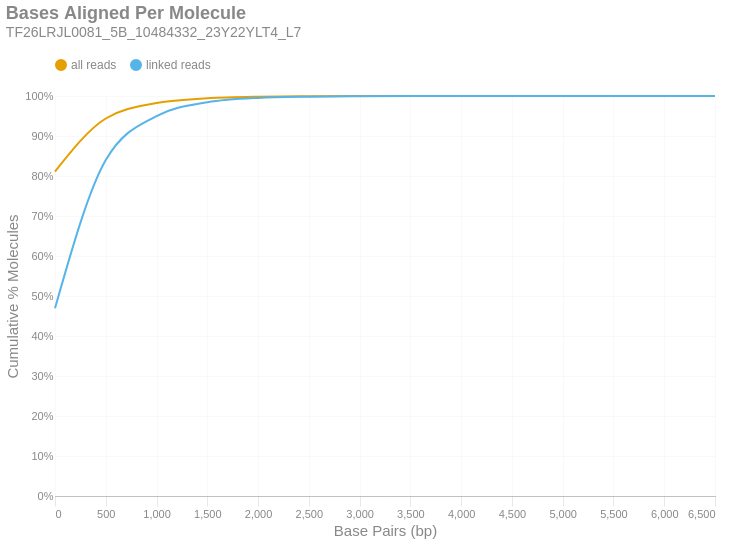

Source (notebook cell):
### Markdown cell above
### Bases Aligned Per Molecule
This is a cumulative frequency distribution showing the number of base pairs aligned per unique molecule. These data are shown in 500 bp bins. There are two distributions: one with `all reads` (yellow) and another with only `linked reads` (blue). The percent of molecules in the `linked reads` distribution is relative to the total number of linked molecules.

### Code cell
if SKIPLR:
    print_html(f"Skipped")
else:
    binned_df = consolidated_hist(valids['aligned_bp'], mask, 500, True)
    with SafeRender(binned_df):
        (
            density_plot(binned_df, 'Bases Aligned Per Molecule', samplename, 'basesper')
            .encode(
                x=alt.X('bin:Q', title="Base Pairs (bp)").axis(tickMinStep=500).scale(padding=0),
                y=alt.Y('value:Q', title='Cumulative % Molecules')
                    .axis(format='%')
                    .scale(domain = [0,1])
                    .stack(False),
                color=alt.Color("key:N").scale(domain = ["all reads", "linked reads"]),
                tooltip = [
                    alt.Tooltip("key:N", title = "Data Type"),
                    alt.Tooltip("range_label:N", title="Bases Aligned Per Molecule"),
                    alt.Tooltip("value:Q", format = ".2%", title="% Molecules (Cum.)")
                ]
            )
        ).display()

### Figure 1 — Vega-Lite specification as saved in the notebook (floating-point values rounded to 4 significant figures)
{"width": "container", "height": 400, "config": {"title": {"anchor": "start", "dy": -15, "fontSize": 18, "color": "#888888", "subtitleColor": "#888888", "subtitleFontSize": 14}, "arc": {"fill": "#0072B2"}, "axis": {"domainColor": "#888888", "domainWidth": 0.5, "gridWidth": 0.2, "grid": false, "titleFontWeight": 400, "titleFontSize": 15, "labelFontSize": 11, "labelColor": "#888888", "tickColor": "#888888", "tickWidth": 0.2, "titleColor": "#888888"}, "axisBand": {"grid": false}, "axisX": {"grid": true, "tickSize": 10, "domainCap": "round"}, "axisY": {"domain": false, "grid": true, "tickSize": 0, "domainCap": "round"}, "background": "transparent", "header": {"labelFontSize": 15, "labelColor": "#888888", "titleFontSize": 15, "titleFontWeight": 600, "titleColor": "#888888"}, "legend": {"labelFont": "sans-serif", "labelFontSize": 12, "labelColor": "#888888", "symbolSize": 100, "symbolType": "circle", "titleFontSize": 12, "titlePadding": 10, "titleColor": "#888888", "title": null, "orient": "top"}, "range": {"category": ["#E69F00", "#56B4E9", "#009E73", "#F0E442", "#0072B2", "#D55E00", "#CC79A7", "#000000"], "diverging": ["#cfe8f3", "#a2d4ec", "#73bfe2", "#46abdb", "#1696d2", "#12719e"]}, "area": {"fill": "#0072B2", "fillOpacity": 0.7, "line": true, "strokeOpacity": 0.7}, "line": {"color": "#0072B2", "stroke": "#0072B2", "strokeWidth": 2}, "trail": {"color": "#0072B2", "stroke": "#0072B2", "strokeWidth": 0, "size": 1}, "point": {"filled": true, "fillOpacity": 1.0, "size": 95}, "text": {"color": "#888888", "fontSize": 11, "align": "right", "fontWeight": 400, "size": 11}, "bar": {"fill": "#0072B2", "stroke": null}, "view": {"stroke": null, "continuousWidth": 660, "continuousHeight": 400}}, "data": {"name": "data-2b472d792b44d717f77f05acbb1a6d02"}, "mark": {"type": "line", "interpolate": "monotone", "point": {"opacity": 0, "size": 275}}, "encoding": {"color": {"field": "key", "scale": {"domain": ["all reads", "linked reads"]}, "type": "nominal"}, "tooltip": [{"field": "key", "title": "Data Type", "type": "nominal"}, {"field": "range_label", "title": "Bases Aligned Per Molecule", "type": "nominal"}, {"field": "value", "format": ".2%", "title": "% Molecules (Cum.)", "type": "quantitative"}], "x": {"axis": {"tickMinStep": 500}, "field": "bin", "scale": {"padding": 0}, "title": "Base Pairs (bp)", "type": "quantitative"}, "y": {"axis": {"format": "%"}, "field": "value", "scale": {"domain": [0, 1]}, "stack": false, "title": "Cumulative % Molecules", "type": "quantitative"}}, "params": [{"name": "param_c36ac31b6afebe62", "select": {"type": "point", "fields": ["key"]}, "bind": "legend"}], "title": {"text": "Bases Aligned Per Molecule", "subtitle": "TF26LRJL0081_5B_10484332_23Y22YLT4_L7"}, "transform": [{"fold": ["all reads (cumsum)", "linked reads (cumsum)"]}, {"calculate": "replace(datum.key, ' (cumsum)', '')", "as": "key"}, {"filter": {"param": "param_c36ac31b6afebe62"}}], "usermeta": {"embedOptions": {"downloadFileName": "TF26LRJL0081_5B_10484332_23Y22YLT4_L7.basesper"}}, "$schema": "https://vega.github.io/schema/vega-lite/v6.4.1.json", "datasets": {"data-2b472d792b44d717f77f05acbb1a6d02": [{"bin": "0.0", "interval": "0.0-500.0", "all reads": 0.8111, "linked reads": 0.4695, "all reads (cumsum)": 0.8111, "linked reads (cumsum)": 0.4695, "range_label": "0-499"}, {"bin": "500.0", "interval": "500.0-1000.0", "all reads": 0.1327, "linked reads": 0.3703, "all reads (cumsum)": 0.9438, "linked reads (cumsum)": 0.8398, "range_label": "500-999"}, {"bin": "1000.0", "interval": "1000.0-1500.0", "all reads": 0.03863, "linked reads": 0.1101, "all reads (cumsum)": 0.9824, "linked reads (cumsum)": 0.9498, "range_label": "1000-1499"}, {"bin": "1500.0", "interval": "1500.0-2000.0", "all reads": 0.01204, "linked reads": 0.03437, "all reads (cumsum)": 0.9945, "linked reads (cumsum)": 0.9842, "range_label": "1500-1999"}, {"bin": "2000.0", "interval": "2000.0-2500.0", "all reads": 0.003882, "linked reads": 0.01108, "all reads (cumsum)": 0.9983, "linked reads (cumsum)": 0.9953, "range_label": "2000-2499"}, {"bin": "2500.0", "interval": "2500.0-3000.0", "all reads": 0.001089, "linked reads": 0.00311, "all reads (cumsum)": 0.9994, "linked reads (cumsum)": 0.9984, "range_label": "2500-2999"}, {"bin": "3000.0", "interval": "3000.0-3500.0", "all reads": 0.000368, "linked reads": 0.00105, "all reads (cumsum)": 0.9998, "linked reads (cumsum)": 0.9994, "range_label": "3000-3499"}, {"bin": "3500.0", "interval": "3500.0-4000.0", "all reads": 0.0001295, "linked reads": 0.0003695, "all reads (cumsum)": 0.9999, "linked reads (cumsum)": 0.9998, "range_label": "3500-3999"}, {"bin": "4000.0", "interval": "4000.0-4500.0", "all reads": 4.344e-05, "linked reads": 0.000124, "all reads (cumsum)": 1.0, "linked reads (cumsum)": 0.9999, "range_label": "4000-4499"}, {"bin": "4500.0", "interval": "4500.0-5000.0", "all reads": 1.704e-05, "linked reads": 4.862e-05, "all reads (cumsum)": 1.0, "linked reads (cumsum)": 1.0, "range_label": "4500-4999"}, {"bin": "5000.0", "interval": "5000.0-5500.0", "all reads": 4.685e-06, "linked reads": 1.337e-05, "all reads (cumsum)": 1.0, "linked reads (cumsum)": 1.0, "range_label": "5000-5499"}, {"bin": "5500.0", "interval": "5500.0-6000.0", "all reads": 1.704e-06, "linked reads": 4.862e-06, "all reads (cumsum)": 1.0, "linked reads (cumsum)": 1.0, "range_label": "5500-5999"}, {"bin": "6000.0", "interval": "6000.0-6500.0", "all reads": 8.518e-07, "linked reads": 2.431e-06, "all reads (cumsum)": 1.0, "linked reads (cumsum)": 1.0, "range_label": "6000-6499"}, {"bin": "6500.0", "interval": "6500.0-7000.0", "all reads": 4.259e-07, "linked reads": 1.216e-06, "all reads (cumsum)": 1.0, "linked reads (cumsum)": 1.0, "range_label": "6500-6999"}]}}
